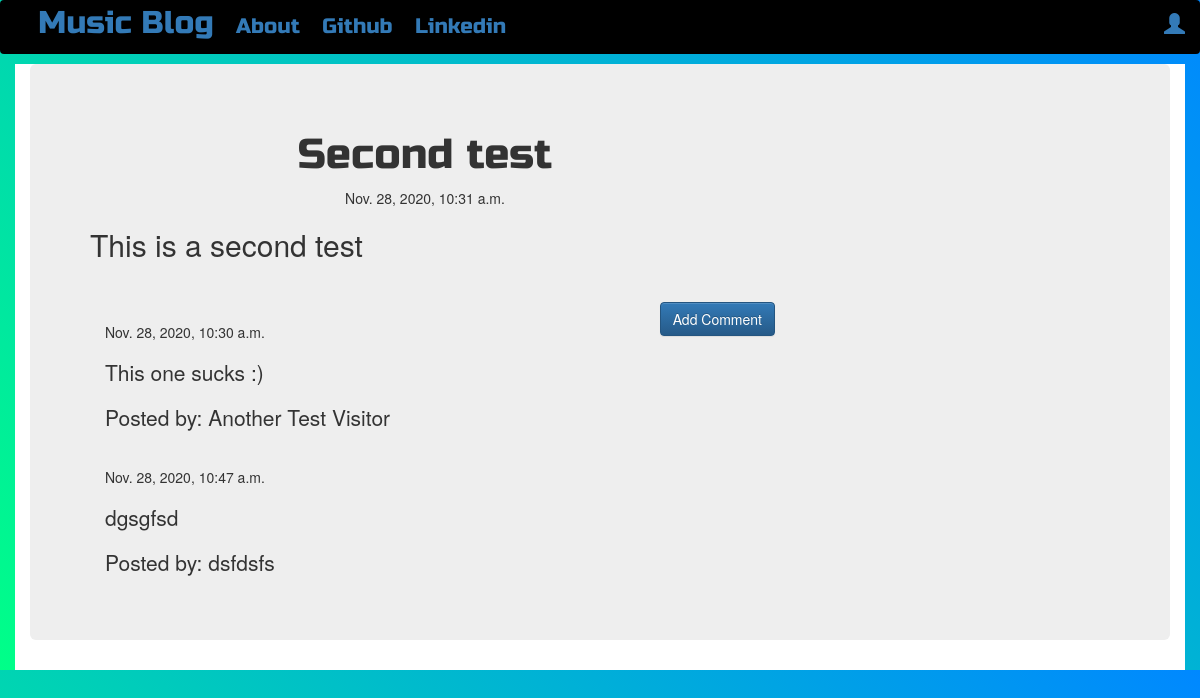
Page /post/6/ on the committed database.
### blog/models.py (models this page shows, shortened)
class Post(models.Model):
    author = models.ForeignKey('auth.User',on_delete=models.CASCADE)
    title = models.CharField(max_length=64)
    text = models.TextField(max_length=128)
    created_date = models.DateTimeField(default=timezone.now)
    published_date = models.DateTimeField(blank=True,null=True)

class Comment(models.Model):
    post = models.ForeignKey('blog.Post',related_name='comments',on_delete=models.CASCADE)
    author = models.CharField(max_length=32)
    text = models.TextField(max_length=128)
    created_date = models.DateTimeField(default=timezone.now())
    approved_comment = models.BooleanField(default=False)

### blog/views.py (the view)
# urls.py: path('post/<int:pk>/',views.PostDetailView.as_view(),
class PostDetailView(DetailView):
    model = Post

### blog/templates/blog/post_detail.html (shortened to what this page needs)
{% extends "blog/base.html" %}
{% block content %}
  <h2 class="posttitle">{{post.title}}</h2>
  {% if post.published_date %}
    <div class="date postdate">
      {{post.published_date}}
    </div>
  {% else %}
    <a class="btn btn-default" href="{% url 'post_publish' pk=post.pk %}">Publish</a>
  {% endif %}
  <p class='postcontent'>{{post.text|safe|linebreaksbr}}</p>
  <hr>
  <a class='btn btn-primary btn-comment' href="{% url 'add_comment_to_post' pk=post.pk %}">Add Comment</a>
  <div class="container">
    {% for comment in post.comments.all %}
      <br>
      {% if user.is_authenticated or comment.approved_comment %}
        {{comment.created_date}}
          <p>{{comment.text|safe|linebreaks}}</p>
          <p>Posted by: {{comment.author}}</p>
      {% endif %}
      {% empty %}
        <p>No comments!</p>
    {% endfor %}
  </div>
{% endblock %}

### blog/static/css/blog.css (style rules this page uses)
.postdate { text-align: center; }
.posttitle { text-align: center; font-family: 'Russo One', sans-serif; font-size: 3em; }
.postcontent { font-family: 'Montserrat'; font-size: 1.5em; }
.btn-comment { position: absolute; right: 0px; }
.loader { filter:hue-rotate(0deg); background:linear-gradient(45deg,#0f8,#08f); animation:hue 10000ms infinite linear; }

### rows in the picture
Post: title "Second test", published_date "Nov. 28, 2020, 10:31 a.m.", text "This is a second test"
Comment: created_date "Nov. 28, 2020, 10:30 a.m.", text "This one sucks :)", author "Another Test Visitor"
Comment: created_date "Nov. 28, 2020, 10:47 a.m.", text "dgsgfsd", author "dsfdsfs"
